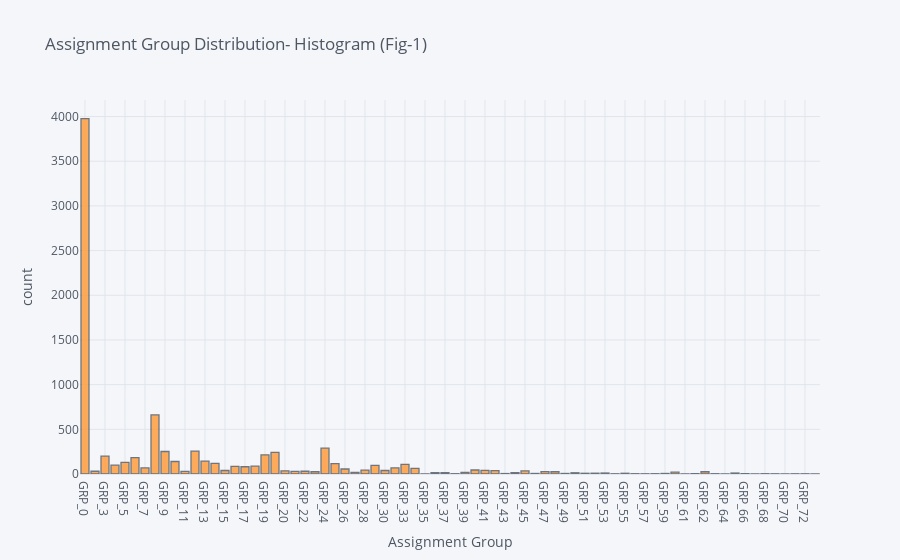
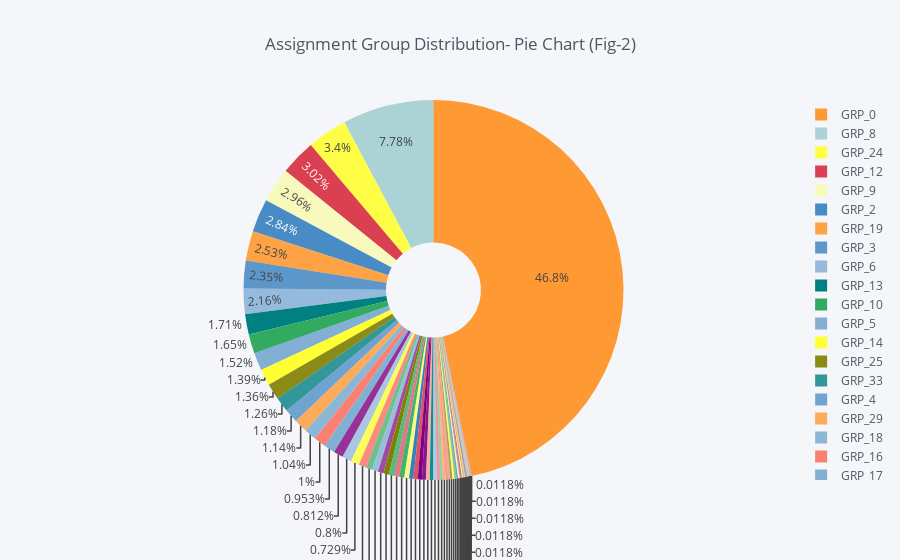
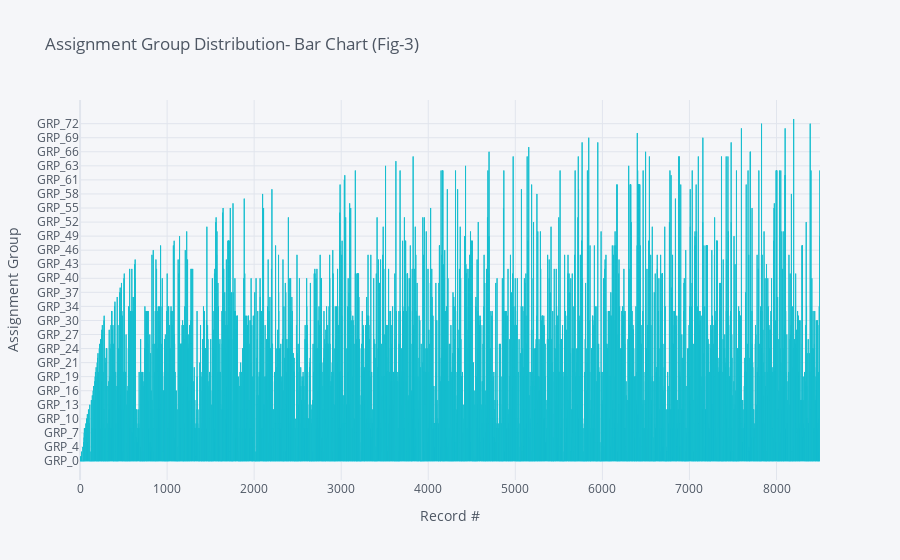

Notebook code cell kept with these figures, in order:
### Markdown cell above
### Univariate visualization
Single-variable or univariate visualization is the simplest type of visualization which consists of observations on only a single characteristic or attribute. Univariate visualization includes histogram, bar plots and line charts.

#### The distribution of Assignment groups
Plots how the assignments groups are scattered across the dataset. The bar chart, histogram and pie chart tells the frequency of any ticket assigned to any group OR the tickets count for each group.

### Code cell
# Assignment group distribution
print('\033[1mTotal assignment groups:\033[0m', ticket['Assignment group'].nunique())

# Histogram
ticket['Assignment group'].iplot(
    kind='hist',
    xTitle='Assignment Group',
    yTitle='count',
    title='Assignment Group Distribution- Histogram (Fig-1)')

# Pie chart
assgn_grp = pd.DataFrame(ticket.groupby('Assignment group').size(),columns = ['Count']).reset_index()
assgn_grp.iplot(
    kind='pie', 
    labels='Assignment group', 
    values='Count', 
    title='Assignment Group Distribution- Pie Chart (Fig-2)', 
    hoverinfo="label+percent+name", hole=0.25)

# Bar plot
ticket['Assignment group'].iplot(
    kind='bar',
    yTitle='Assignment Group',
    xTitle='Record #',
    colorscale='-plotly',
    title='Assignment Group Distribution- Bar Chart (Fig-3)')

### Figure 1 — Plotly figure (JSON) as saved in the notebook; plotly's stock layout.template omitted (floating-point values rounded to 4 significant figures; data arrays with more than 128 entries replaced by an {"elided": "..."} marker saying what was removed)
{"data": [{"histfunc": "count", "histnorm": "", "marker": {"color": "rgba(255, 153, 51, 1.0)", "line": {"color": "#4D5663", "width": 1.3}}, "name": "Assignment group", "opacity": 0.8, "orientation": "v", "type": "histogram", "x": {"elided": "8500 str values"}}], "layout": {"barmode": "overlay", "legend": {"bgcolor": "#F5F6F9", "font": {"color": "#4D5663"}}, "paper_bgcolor": "#F5F6F9", "plot_bgcolor": "#F5F6F9", "title": {"font": {"color": "#4D5663"}, "text": "Assignment Group Distribution- Histogram (Fig-1)"}, "xaxis": {"gridcolor": "#E1E5ED", "showgrid": true, "tickfont": {"color": "#4D5663"}, "title": {"font": {"color": "#4D5663"}, "text": "Assignment Group"}, "zerolinecolor": "#E1E5ED"}, "yaxis": {"gridcolor": "#E1E5ED", "showgrid": true, "tickfont": {"color": "#4D5663"}, "title": {"font": {"color": "#4D5663"}, "text": "count"}, "zerolinecolor": "#E1E5ED"}}}

### Figure 2 — Plotly figure (JSON) as saved in the notebook; plotly's stock layout.template omitted (floating-point values rounded to 4 significant figures)
{"data": [{"hole": 0.25, "labels": ["GRP_0", "GRP_1", "GRP_10", "GRP_11", "GRP_12", "GRP_13", "GRP_14", "GRP_15", "GRP_16", "GRP_17", "GRP_18", "GRP_19", "GRP_2", "GRP_20", "GRP_21", "GRP_22", "GRP_23", "GRP_24", "GRP_25", "GRP_26", "GRP_27", "GRP_28", "GRP_29", "GRP_3", "GRP_30", "GRP_31", "GRP_32", "GRP_33", "GRP_34", "GRP_35", "GRP_36", "GRP_37", "GRP_38", "GRP_39", "GRP_4", "GRP_40", "GRP_41", "GRP_42", "GRP_43", "GRP_44", "GRP_45", "GRP_46", "GRP_47", "GRP_48", "GRP_49", "GRP_5", "GRP_50", "GRP_51", "GRP_52", "GRP_53", "GRP_54", "GRP_55", "GRP_56", "GRP_57", "GRP_58", "GRP_59", "GRP_6", "GRP_60", "GRP_61", "GRP_62", "GRP_63", "GRP_64", "GRP_65", "GRP_66", "GRP_67", "GRP_68", "GRP_69", "GRP_7", "GRP_70", "GRP_71", "GRP_72", "GRP_73", "GRP_8", "GRP_9"], "marker": {"colors": ["rgba(255, 153, 51, 1.0)", "rgba(55, 128, 191, 1.0)", "rgba(50, 171, 96, 1.0)", "rgba(128, 0, 128, 1.0)", "rgba(219, 64, 82, 1.0)", "rgba(0, 128, 128, 1.0)", "rgba(255, 255, 51, 1.0)", "rgba(128, 128, 0, 1.0)", "rgba(251, 128, 114, 1.0)", "rgba(128, 177, 211, 1.0)", "rgba(128, 177, 211, 0.8999999999999999)", "rgba(255, 153, 51, 0.8999999999999999)", "rgba(55, 128, 191, 0.8999999999999999)", "rgba(50, 171, 96, 0.8999999999999999)", "rgba(128, 0, 128, 0.8999999999999999)", "rgba(219, 64, 82, 0.8999999999999999)", "rgba(0, 128, 128, 0.8999999999999999)", "rgba(255, 255, 51, 0.8999999999999999)", "rgba(128, 128, 0, 0.8999999999999999)", "rgba(251, 128, 114, 0.8999999999999999)", "rgba(251, 128, 114, 0.7999999999999998)", "rgba(128, 177, 211, 0.7999999999999998)", "rgba(255, 153, 51, 0.7999999999999998)", "rgba(55, 128, 191, 0.7999999999999998)", "rgba(50, 171, 96, 0.7999999999999998)", "rgba(128, 0, 128, 0.7999999999999998)", "rgba(219, 64, 82, 0.7999999999999998)", "rgba(0, 128, 128, 0.7999999999999998)", "rgba(255, 255, 51, 0.7999999999999998)", "rgba(128, 128, 0, 0.7999999999999998)", "rgba(128, 128, 0, 0.7)", "rgba(251, 128, 114, 0.7)", "rgba(128, 177, 211, 0.7)", "rgba(255, 153, 51, 0.7)", "rgba(55, 128, 191, 0.7)", "rgba(50, 171, 96, 0.7)", "rgba(128, 0, 128, 0.7)", "rgba(219, 64, 82, 0.7)", "rgba(0, 128, 128, 0.7)", "rgba(255, 255, 51, 0.7)", "rgba(255, 255, 51, 0.5999999999999999)", "rgba(128, 128, 0, 0.5999999999999999)", "rgba(251, 128, 114, 0.5999999999999999)", "rgba(128, 177, 211, 0.5999999999999999)", "rgba(255, 153, 51, 0.5999999999999999)", "rgba(55, 128, 191, 0.5999999999999999)", "rgba(50, 171, 96, 0.5999999999999999)", "rgba(128, 0, 128, 0.5999999999999999)", "rgba(219, 64, 82, 0.5999999999999999)", "rgba(0, 128, 128, 0.5999999999999999)", "rgba(0, 128, 128, 0.49999999999999983)", "rgba(255, 255, 51, 0.49999999999999983)", "rgba(128, 128, 0, 0.49999999999999983)", "rgba(251, 128, 114, 0.49999999999999983)", "rgba(128, 177, 211, 0.49999999999999983)", "rgba(255, 153, 51, 0.49999999999999983)", "rgba(55, 128, 191, 0.49999999999999983)", "rgba(50, 171, 96, 0.49999999999999983)", "rgba(128, 0, 128, 0.49999999999999983)", "rgba(219, 64, 82, 0.49999999999999983)", "rgba(219, 64, 82, 0.39999999999999974)", "rgba(0, 128, 128, 0.39999999999999974)", "rgba(255, 255, 51, 0.39999999999999974)", "rgba(128, 128, 0, 0.39999999999999974)", "rgba(251, 128, 114, 0.39999999999999974)", "rgba(128, 177, 211, 0.39999999999999974)", "rgba(255, 153, 51, 0.39999999999999974)", "rgba(55, 128, 191, 0.39999999999999974)", "rgba(50, 171, 96, 0.39999999999999974)", "rgba(128, 0, 128, 0.39999999999999974)", "rgba(128, 0, 128, 0.2999999999999999)", "rgba(219, 64, 82, 0.2999999999999999)", "rgba(0, 128, 128, 0.2999999999999999)", "rgba(255, 255, 51, 0.2999999999999999)"]}, "name": "", "type": "pie", "values": [3976, 31, 140, 30, 257, 145, 118, 39, 85, 81, 88, 215, 241, 36, 29, 31, 25, 289, 116, 56, 18, 44, 97, 200, 39, 69, 4, 107, 62, 1, 15, 16, 3, 19, 100, 45, 40, 37, 5, 15, 35, 6, 27, 25, 6, 129, 14, 8, 9, 11, 2, 8, 3, 2, 3, 6, 184, 20, 1, 25, 3, 1, 11, 4, 1, 3, 2, 68, 1, 2, 2, 1, 661, 252]}], "layout": {"legend": {"bgcolor": "#F5F6F9", "font": {"color": "#4D5663"}}, "paper_bgcolor": "#F5F6F9", "plot_bgcolor": "#F5F6F9", "title": "Assignment Group Distribution- Pie Chart (Fig-2)", "titlefont": {"color": "#4D5663"}}}

### Figure 3 — Plotly figure (JSON) as saved in the notebook; plotly's stock layout.template omitted (floating-point values rounded to 4 significant figures; data arrays with more than 128 entries replaced by an {"elided": "..."} marker saying what was removed)
{"data": [{"marker": {"color": "rgba(23, 190, 207, 0.6)", "line": {"color": "rgba(23, 190, 207, 1.0)", "width": 1}}, "name": "Assignment group", "orientation": "v", "text": "", "type": "bar", "x": {"elided": "8500 int values"}, "y": {"elided": "8500 str values"}}], "layout": {"legend": {"bgcolor": "#F5F6F9", "font": {"color": "#4D5663"}}, "paper_bgcolor": "#F5F6F9", "plot_bgcolor": "#F5F6F9", "title": {"font": {"color": "#4D5663"}, "text": "Assignment Group Distribution- Bar Chart (Fig-3)"}, "xaxis": {"gridcolor": "#E1E5ED", "showgrid": true, "tickfont": {"color": "#4D5663"}, "title": {"font": {"color": "#4D5663"}, "text": "Record #"}, "zerolinecolor": "#E1E5ED"}, "yaxis": {"gridcolor": "#E1E5ED", "showgrid": true, "tickfont": {"color": "#4D5663"}, "title": {"font": {"color": "#4D5663"}, "text": "Assignment Group"}, "zerolinecolor": "#E1E5ED"}}}
